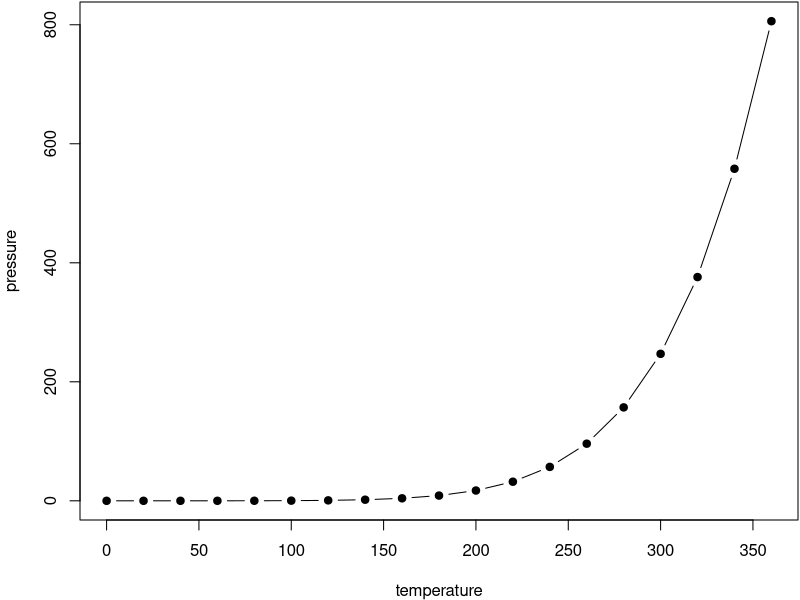
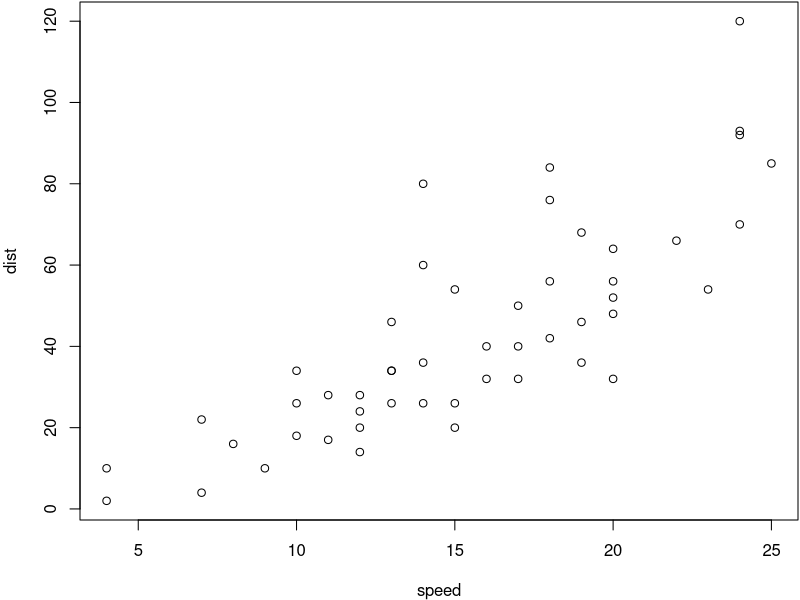

Here is the R script that generated these plots, in order:
## ---- chunk 1
par(mar = c(4, 4, .1, .1))
plot(pressure, type = 'b', pch = 19)
## ---- chunk 2
knitr::kable(
  head(iris, 20), caption = 'Here is a nice table!',
  booktabs = TRUE
)
## ---- chunk 3
plot(cars)  # a scatterplot
## ---- chunk 4
# automatically create a bib database for R packages
knitr::write_bib(c(
  .packages(), 'bookdown', 'knitr', 'rmarkdown'
), 'packages.bib')
